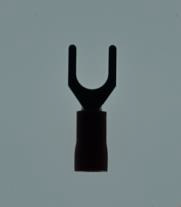
#> input picture ps6_peizeh/template.png, 181 x 207 px
$ python ps6-2.py
#> lines starting #> are read from the running program, lines starting #| are printed output that depends on the picture; after the words box and inside, x2 and y2 are one past the last pixel; in counts of white or black regions, pixels touching at a corner belong together
import cv2
import numpy as np

img = cv2.imread("spade-terminal.png")
template_img = cv2.imread("template.png")
#> template_img is the input picture: shape (207, 181, 3); mean B, G, R 131.3, 129.1, 114.7


def defective_contour(img):
    img_gray = cv2.cvtColor(img, cv2.COLOR_BGR2GRAY)
    thr, dst = cv2.threshold(img_gray, 60, 255, cv2.THRESH_BINARY)
    for i in range(1):
        dst = cv2.erode(dst, None)
    for i in range(1):
        dst = cv2.dilate(dst, None)
    cont, hier = cv2.findContours(cv2.bitwise_not(dst), cv2.RETR_TREE, cv2.CHAIN_APPROX_SIMPLE)
    return cont


def complete_contour(img):  # template
    img = cv2.GaussianBlur(img, (3, 3), cv2.BORDER_DEFAULT)
    gray = cv2.cvtColor(img, cv2.COLOR_BGR2GRAY)  # Convert to gray-scale
    thr, dst = cv2.threshold(gray, 60, 255, cv2.THRESH_BINARY)  # Binary
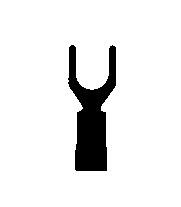
#> dst: shape (207, 181); 91.7% white; 1 black region, box (x1, y1, x2, y2) and area: (68, 45, 116, 171) 3119
    for i in range(1):
        dst = cv2.erode(dst, None)
#> this loop made 1 pass
#> pass 1, in complete_contour, `dst = cv2.erode(dst, None)`:
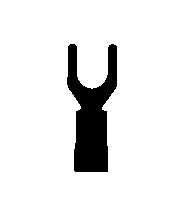
#> dst: shape (207, 181); 90.4% white; 1 black region, box (x1, y1, x2, y2) and area: (67, 44, 117, 172) 3591
    for i in range(1):
        dst = cv2.dilate(dst, None)
    cont, hier = cv2.findContours(cv2.bitwise_not(dst), cv2.RETR_TREE, cv2.CHAIN_APPROX_SIMPLE)
#> cont = 1 contour; box (x1, y1, x2, y2) and area: (68, 45, 116, 171) 2926
    return cont


spade_contour = complete_contour(template_img)  # 1 ref contour
#> spade_contour has the same summary as cont in complete_contour
#> (the run stopped early here; a loop or call above may not have finished)
